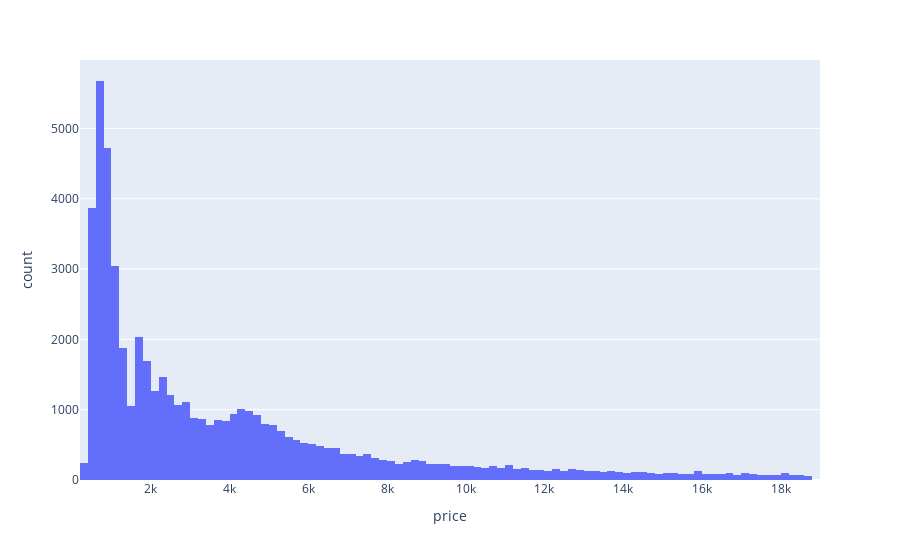

Notebook code cell kept with this figure:
### Markdown cell above
## Dependent Variables

### Code cell
EDA_target(df, target)

### Figure 1 — Plotly figure (JSON) as saved in the notebook; plotly's stock layout.template omitted (floating-point values rounded to 4 significant figures; data arrays with more than 128 entries replaced by an {"elided": "..."} marker saying what was removed)
{"data": [{"alignmentgroup": "True", "bingroup": "x", "hovertemplate": "price=%{x}<br>count=%{y}<extra></extra>", "legendgroup": "", "marker": {"color": "#636efa", "pattern": {"shape": ""}}, "name": "", "offsetgroup": "", "orientation": "v", "showlegend": false, "x": {"elided": "53940 int values"}, "xaxis": "x", "yaxis": "y", "type": "histogram"}], "layout": {"xaxis": {"anchor": "y", "domain": [0, 1], "title": {"text": "price"}}, "yaxis": {"anchor": "x", "domain": [0, 1], "title": {"text": "count"}}, "legend": {"tracegroupgap": 0}, "margin": {"t": 60}, "barmode": "relative"}}
